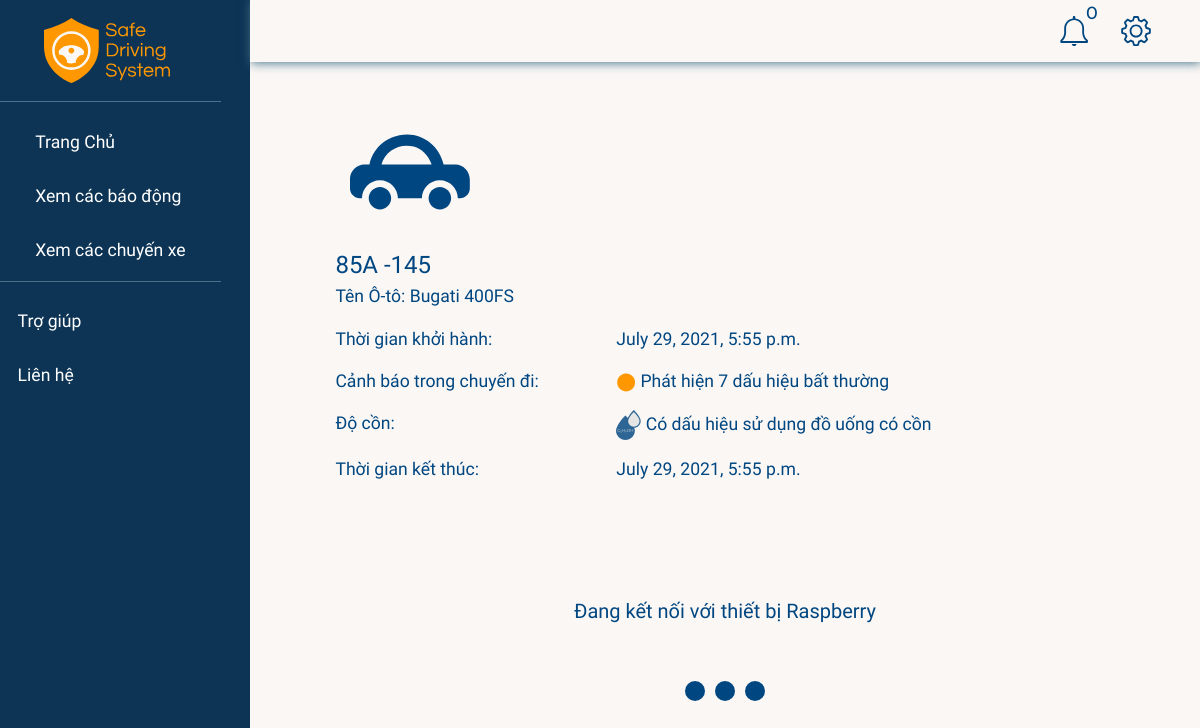
Screenshot of /drive/67 (signed in) with the database file from the repository.
### realtime/models.py (models this page shows, shortened)
class Drive(models.Model):
    STATUS = (
        ("ongoing", "ongoing"),
        ("ended", "ended"),
    )
    device = models.ForeignKey(RaspDevice, null=True, on_delete=models.CASCADE)
    startTime = models.DateTimeField(null=True)
    status = models.CharField(max_length=20, choices=STATUS)
    endTime = models.DateTimeField(null=True)

### accounts/models.py (models this page shows, shortened)
class RaspDevice(models.Model):
    class Meta:
        constraints = [
            models.UniqueConstraint(fields=["password"], name="password"),
        ]
    STATUS = (
        ("online", "online"),
        ("offline", "offline"),
    )
    name = models.CharField(max_length=50)
    car = models.OneToOneField(Car, null=True, on_delete=models.SET_NULL, blank=True)
    status = models.CharField(
        max_length=50, null=True, blank=True, choices=STATUS, default="offline"
    )
    password = models.CharField(max_length=8, null=True, blank=True)
    dateAdded = models.DateTimeField(auto_now_add=True)
    company = models.ForeignKey(Company, null=True, blank=True, on_delete=models.CASCADE)

class Car(models.Model):
    class Meta:
        constraints = [
            models.UniqueConstraint(fields=["licensePlate"], name="licensePlate"),
        ]
    name = models.CharField(max_length=50)
    licensePlate = models.CharField(max_length=20, null=True)
    boughtDate = models.DateTimeField(auto_now_add=True, null=True)
    company = models.ForeignKey(Company, null=True, on_delete=models.CASCADE)

### realtime/views.py (the view)
# urls.py: path("<str:id>", views.driveDetail, name="driveDetail"),
@login_required(login_url="/")
def driveDetail(request, id):
    company = request.user.profile.company
    drive = Drive.objects.get(id=id)
    if drive.device.company != company:
        return HttpResponse('<h1>You are not authorized to view this page</h1>')
    alerts = drive.alert_set.all()
    alcohol = alerts.filter(detect="Alcohol").exists()
    for alert in alerts:
        alert.isRead = True
        alert.save()
    alerts = len(alerts)
    lastestAlerts, unreadCounts = getNotifications(company)
    context = {
        "drive": drive,
        "alerts": alerts,
        "alcohol": alcohol,
        "notifications": lastestAlerts,
        "unreadNotis": unreadCounts
    }
    return render(request, "driveDetail.html", context)

### accounts/views.py (called while the page is built)
def getNotifications(company):
    lastestAlerts = Alert.objects.filter(drive__device__company=company).order_by('-timeOccured')[:5]
    unreadCounts = 0
    for alert in lastestAlerts:
        unreadCounts = (unreadCounts + 1) if not alert.isRead else unreadCounts
    return lastestAlerts, unreadCounts

### realtime/templates/driveDetail.html (shortened to what this page needs)
{% extends 'base.html' %}
{% load static %}
{% block modal %}
{% include "sidebar.html" %}
{% endblock modal %}
{% block content %}
{% include "navbar.html" %}
<div class="content-container">
    <div class="car-detail">
        <div class="avt col-lg-2 col-3">
            <img src="{% static '/images/web/car-image.svg' %}" alt="" />
        </div>
        <div class="info col-lg-10 col-9">
            <p class="license-plate">{{ drive.device.car.licensePlate }}</p>
            <p class="device-id">Tên Ô-tô: {{ drive.device.car.name }}</p>
            <div class="row">
                <p class="col-5">Thời gian khởi hành:</p>
                <p class="col-7">{{ drive.startTime }}</p>
            </div>
            <div class="row">
                <p class="col-5">Cảnh báo trong chuyến đi:</p>
                <p class="col-7" id="warning">
                    {% if alerts > 0 %}
                    <span class="warning-circle">&#11044;</span>
                    Phát hiện {{ alerts }} dấu hiệu bất thường
                    {% else %}
                    <span class="deactive-circle">&#11044;</span>
                    Không có dấu hiệu {% endif %}
                </p>
            </div>
            <div class="row">
                <p class="col-5">Độ cồn:</p>
                <p class="col-7">
                    <img src="{% static '/images/web/alcohol-icon.svg' %}" alt="" />
                    {% if alcohol %}
                    Có dấu hiệu sử dụng đồ uống có cồn
                    {% else %}
                    Không có dấu hiệu sử dụng đồ uống có cồn
                    {% endif %}
                </p>
            </div>
            <div class="row" id="status">
                {% if drive.status == "ended" %}
                <p class="col-5">Thời gian kết thúc:</p>
                <p class="col-7">{{ drive.endTime }}</p>
                {% else %}
                <p class="col-5">Trạng thái:</p>
                <p class="col-7">Đang hoạt động</p>
                {% endif %}
            </div>
        </div>
        <div class="loading-section">
            <h5>Đang kết nối với thiết bị Raspberry</h5>
            <div class="loading-animation">
                <div class="one"></div>
                <div class="two"></div>
                <div class="three"></div>
            </div>
        </div>
    </div>
</div>
{% endblock content %}

### static/css/main.css (style rules this page uses)
:root { --bg-color: #FAF7F5; --navy: #004680; --dark-navy: #002A4D; --black-pearl: #001E37; --yellow: #FF9800; --selective-yellow: #FFB800; --amber: #FFBE0F; --vivid-orange: #EB5E0B; --green: #7BD96C; --red: #F15E5E; --cyan-blue: #649DCC; --font1: 'Montserrat', sans-serif; --font2: 'Questrial', sans-serif; --font3: 'Raleway', sans-serif; --video-ratio: calc(16 / 9); }
*, *::before, *::after { box-sizing: border-box; outline: none; }
body { margin: 0; padding: 0; background-color: var(--bg-color); font-family: var(--font2); font-size: 1.1rem; color: var(--navy); min-height: 100vh; }

### static/css/content.css (style rules this page uses)
.license-plate { font-style: var(--font1); font-size: 1.5rem; }
.car-detail .license-plate { margin: 0; }
.warning-circle { color: var(--yellow); }
.wrapper { display: flex; width: 100%; align-items: stretch; }
.content-container { padding: 2em 4em; background: var(--bg-color); }

### realtime/templates/driveDetail.html (style rules this page uses)
.loading-section { margin-top: 100px; display: flex; flex-direction: column; justify-content: center; align-items: center; }
.loading-animation { display:flex; justify-content: center; margin-top: 50px; }
.loading-animation div { width: 20px; height: 20px; background-color: var(--navy); border-radius: 50%; -webkit-border-radius: 50%; -moz-border-radius: 50%; -ms-border-radius: 50%; -o-border-radius: 50%; margin: 0 5px; animation-name: up-and-down; animation-duration: 0.4s; animation-iteration-count: infinite; animation-direction: alternate; }
.loading-animation .two { animation-delay: 0.1s; }
.loading-animation .three { animation-delay: 0.2s; }

### rows the page displays
Drive: device.car.licensePlate "85A -145", device.car.name "Bugati 400FS", startTime "July 29, 2021, 5:55 p.m.", endTime "July 29, 2021, 5:55 p.m."

### other values shown
{{ unreadNotis }} "0"
{{ alerts }} "7"
